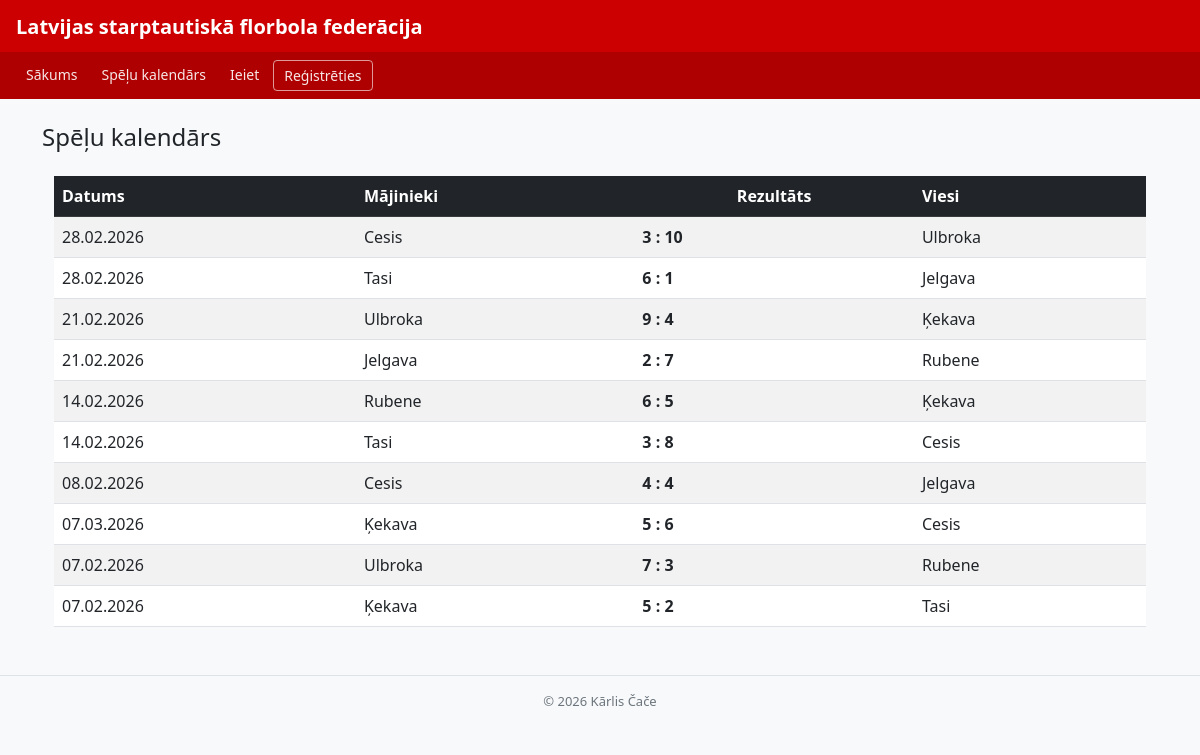
The app's page /speles/1, older data.
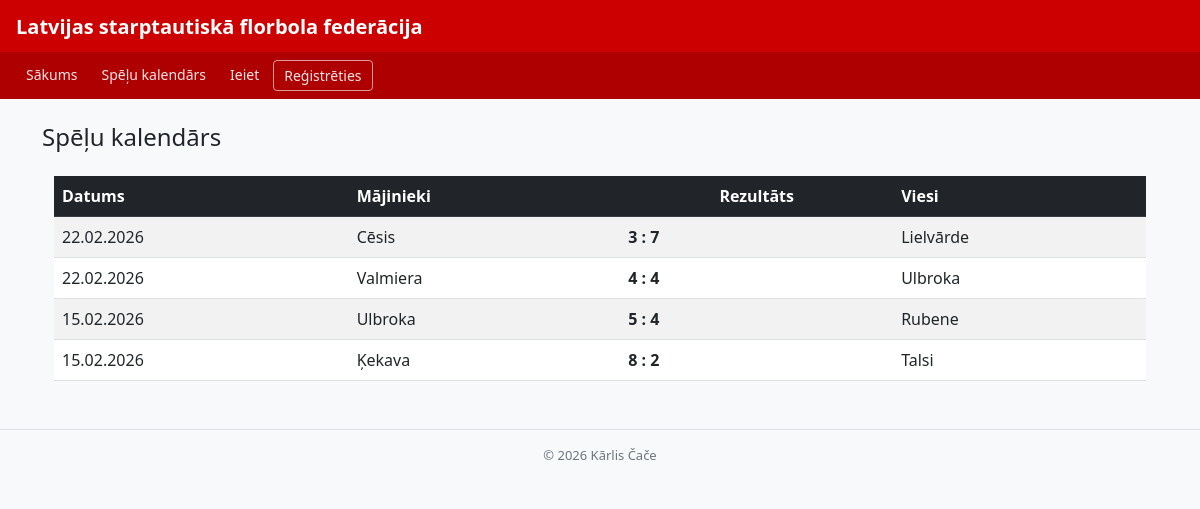
The same page, newer data.
### tables this page shows
CREATE TABLE speles (
            id                 INTEGER PRIMARY KEY AUTOINCREMENT,
            liga_id            INTEGER NOT NULL,
            majas_komanda_id   INTEGER NOT NULL,
            viesi_komanda_id   INTEGER NOT NULL,
            majas_varti        INTEGER NOT NULL DEFAULT 0,
            viesi_varti        INTEGER NOT NULL DEFAULT 0,
            datums             TEXT NOT NULL,
            FOREIGN KEY (liga_id)          REFERENCES ligas(id),
            FOREIGN KEY (majas_komanda_id) REFERENCES komandas(id),
            FOREIGN KEY (viesi_komanda_id) REFERENCES komandas(id)
        );

CREATE TABLE komandas (
            id        INTEGER PRIMARY KEY AUTOINCREMENT,
            nosaukums TEXT NOT NULL,
            liga_id   INTEGER NOT NULL,
            FOREIGN KEY (liga_id) REFERENCES ligas(id)
        );

### app.py (the view)
@app.route("/speles/<int:liga_id>")#spēļu saraksta lapa, kurā rāda visas pieejamās līgas spēles
def speles(liga_id):
    conn = get_db()
    speles_saraksts = conn.execute("""
        SELECT s.id, s.datums, s.majas_varti, s.viesi_varti,
               m.nosaukums AS majas_vards,
               v.nosaukums AS viesi_vards
        FROM speles s
        JOIN komandas m ON s.majas_komanda_id = m.id
        JOIN komandas v ON s.viesi_komanda_id = v.id
        WHERE s.liga_id = ?
        ORDER BY s.datums DESC
    """, (liga_id,)).fetchall()
    conn.close()
    return render_template("speles.html", speles=speles_saraksts)

### app.py (called while the page is built)
def get_db(): #izveido savienojumu ar datubāzi
    conn = sqlite3.connect(fails, check_same_thread=False)
    conn.execute("PRAGMA foreign_keys = ON")
    conn.row_factory = sqlite3.Row
    return conn

### templates/speles.html (shortened to what this page needs)
{% extends "pamats.html" %}
{% block content %}
<div class="d-flex justify-content-between align-items-center mb-3">
    <h4 class="mb-0">Spēļu kalendārs</h4>
</div>
<div class="container mt-4">
    <table class="table table-hover table-striped">
        <thead class="table-dark">
            <tr>
                <th>Datums</th>
                <th>Mājinieki</th>
                <th class="text-center">Rezultāts</th>
                <th>Viesi</th>
            </tr>
        </thead>
        <tbody>
            {% for spele in speles %}
            <tr>
                <td>{{ spele.datums }}</td>
                <td>{{ spele.majas_vards }}</td>
                <td><strong>{{ spele.majas_varti }} : {{ spele.viesi_varti }}</strong></td>
                <td>{{ spele.viesi_vards }}</td>
            </tr>
            {% endfor %}
        </tbody>
    </table>
</div>
{% endblock %}

Row changes from the older to the newer data that the page shows:
no longer on this page (row edited): speles: datums "28.02.2026", majas_vards "Cesis", majas_varti "3", viesi_varti "10", viesi_vards "Ulbroka"
no longer on this page (row edited): speles: datums "28.02.2026", majas_vards "Tasi", majas_varti "6", viesi_varti "1", viesi_vards "Jelgava"
no longer on this page (row edited): speles: datums "21.02.2026", majas_vards "Ulbroka", majas_varti "9", viesi_varti "4", viesi_vards "Ķekava"
no longer on this page (row edited): speles: datums "21.02.2026", majas_vards "Jelgava", majas_varti "2", viesi_varti "7", viesi_vards "Rubene"
no longer on this page (row edited): speles: datums "14.02.2026", majas_vards "Tasi", majas_varti "3", viesi_varti "8", viesi_vards "Cesis"
no longer on this page (row edited): speles: datums "07.03.2026", majas_vards "Ķekava", majas_varti "5", viesi_varti "6", viesi_vards "Cesis"
changed speles: datums "08.02.2026" → "22.02.2026"; majas_vards "Cesis" → "Cēsis"; majas_varti "4" → "3"; viesi_varti "4" → "7"; viesi_vards "Jelgava" → "Lielvārde"; moves up the list
changed speles: datums "14.02.2026" → "22.02.2026"; majas_vards "Rubene" → "Valmiera"; majas_varti "6" → "4"; viesi_varti "5" → "4"; viesi_vards "Ķekava" → "Ulbroka"
changed speles "Rubene": datums "07.02.2026" → "15.02.2026"; majas_varti "7" → "5"; viesi_varti "3" → "4"
changed speles "Ķekava": datums "07.02.2026" → "15.02.2026"; majas_varti "5" → "8"; viesi_vards "Tasi" → "Talsi"
